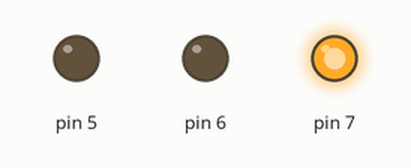
The sketch below on a simulated Arduino Uno, built with avr-gcc and run on an emulated ATmega328P. On the bench: output pins drawn as LEDs (lit = HIGH).

Above: at 1.0 s.
At 4.5 s:
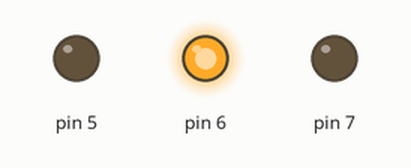
At 8.5 s:
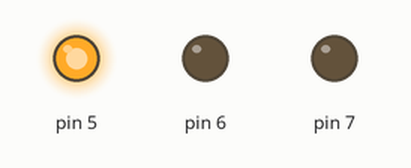
At 12.7 s:
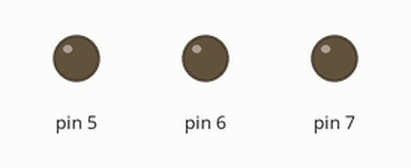
Timing chart, 0 to 13.7 s (numbered marks = the images above):
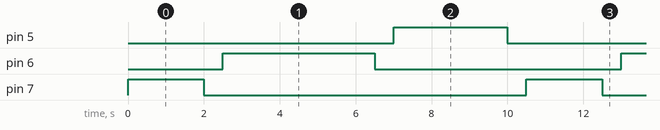

The sketch:

cool_gogo.ino
```cpp
// C++ code
//

void setup()
{
  pinMode(5, OUTPUT);
  pinMode(6, OUTPUT);
  pinMode(7, OUTPUT);
}

void loop()
{
  for (int i=7; i>=5; i--) {
    digitalWrite(i, 1);
    if (i==5) { delay(3000); }
    else if (i==6) { delay(4000); }
    else if (i==7) { delay(2000); }
    digitalWrite(i, 0);
    delay(500);
  }
}
```

Measured:
- by itself, pin 5: alternates HIGH for 3.0 s and LOW for 7.5 s
- by itself, pin 6: alternates HIGH for 4.0 s and LOW for 6.5 s
- by itself, pin 7: alternates HIGH for 2.0 s and LOW for 8.5 s
